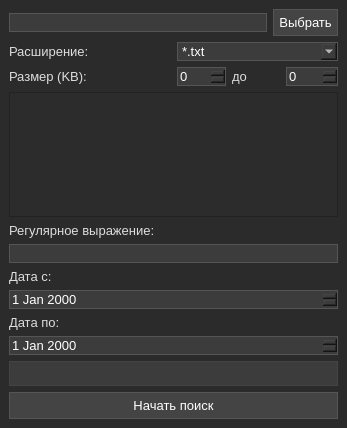
<?xml version="1.0" encoding="UTF-8"?>
<ui version="4.0">
 <class>MainWindow</class>
 <widget class="QMainWindow" name="MainWindow">
  <property name="geometry">
   <rect>
    <x>0</x>
    <y>0</y>
    <width>347</width>
    <height>428</height>
   </rect>
  </property>
  <property name="windowTitle">
   <string>Поиск файлов</string>
  </property>
  <widget class="QWidget" name="centralwidget">
   <layout class="QVBoxLayout">
    <item>
     <layout class="QHBoxLayout">
      <item>
       <widget class="QLineEdit" name="directoryEdit"/>
      </item>
      <item>
       <widget class="QPushButton" name="browseButton">
        <property name="text">
         <string>Выбрать</string>
        </property>
       </widget>
      </item>
     </layout>
    </item>
    <item>
     <layout class="QGridLayout">
      <item row="0" column="0">
       <widget class="QLabel" name="labelExtension">
        <property name="text">
         <string>Расширение:</string>
        </property>
       </widget>
      </item>
      <item row="0" column="1">
       <widget class="QComboBox" name="extensionBox">
        <item><property name="text"><string>*.txt</string></property></item>
        <item><property name="text"><string>*.cpp</string></property></item>
        <item><property name="text"><string>*.h</string></property></item>
        <item><property name="text"><string>*.py</string></property></item>
        <item><property name="text"><string>*.md</string></property></item>
       </widget>
      </item>
      <item row="2" column="0">
       <widget class="QLabel" name="labelSize">
        <property name="text">
         <string>Размер (KB):</string>
        </property>
       </widget>
      </item>
      <item row="2" column="1">
       <layout class="QHBoxLayout">
        <item><widget class="QSpinBox" name="minSizeSpin"/></item>
        <item><widget class="QLabel" name="labelTo"><property name="text"><string>до</string></property></widget></item>
        <item><widget class="QSpinBox" name="maxSizeSpin"><property name="maximum"><number>1024</number></property></widget></item>
       </layout>
      </item>
     </layout>
    </item>
    <item><widget class="QListWidget" name="resultList"/></item>
    <item>
     <widget class="QLabel" name="label_regex"><property name="text"><string>Регулярное выражение:</string></property></widget>
    </item>
    <item><widget class="QLineEdit" name="lineEdit_regex"/></item>
    <item>
     <widget class="QLabel" name="label_date_from"><property name="text"><string>Дата с:</string></property></widget>
    </item>
    <item><widget class="QDateEdit" name="dateEdit_from"/></item>
    <item>
     <widget class="QLabel" name="label_date_to"><property name="text"><string>Дата по:</string></property></widget>
    </item>
    <item><widget class="QDateEdit" name="dateEdit_to"/></item>
    <item>
     <widget class="QProgressBar" name="progressBar">
      <property name="textVisible"><bool>true</bool></property>
      <property name="format"><string>%p%</string></property>
     </widget>
    </item>
    <item>
     <layout class="QHBoxLayout">
      <item>
       <widget class="QPushButton" name="searchButton">
        <property name="text"><string>Начать поиск</string></property>
       </widget>
      </item>
     </layout>
    </item>
   </layout>
  </widget>
  <property name="styleSheet"><string>
    QMainWindow, QWidget {
        background-color: #2b2b2b;
        color: #dddddd;
        font-family: 'Segoe UI';
        font-size: 10pt;
    }
    QPushButton {
        background-color: #444444;
        color: white;
        border: 1px solid #555555;
        padding: 5px;
    }
    QPushButton:hover {
        background-color: #555555;
    }
    QLineEdit, QComboBox, QSpinBox, QDateEdit {
        background-color: #3c3c3c;
        color: white;
        border: 1px solid #555555;
    }
    QListWidget {
        background-color: #2c2c2c;
        color: white;
    }
    QProgressBar {
        background-color: #3c3c3c;
        color: white;
        border: 1px solid #444;
        text-align: center;
    }
    QProgressBar::chunk {
        background-color: #00cc66;
    }
   </string></property>
 </widget>
 <resources/>
 <connections/>
</ui>
